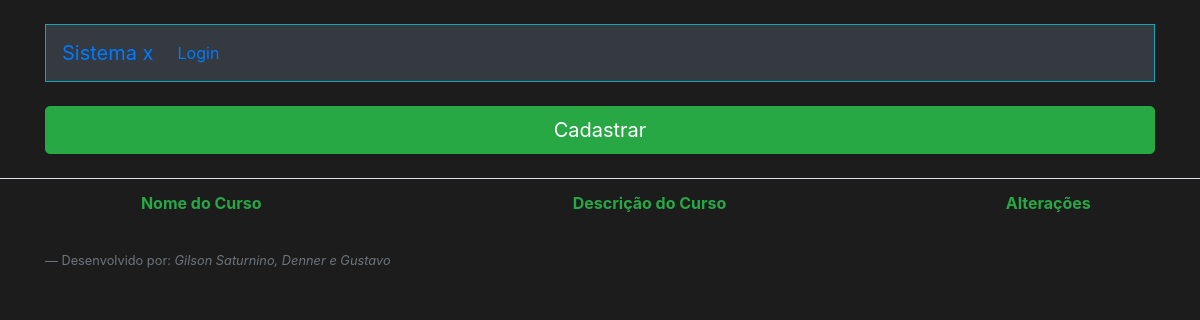
The page /ListarCurso.php on the database as committed earlier.
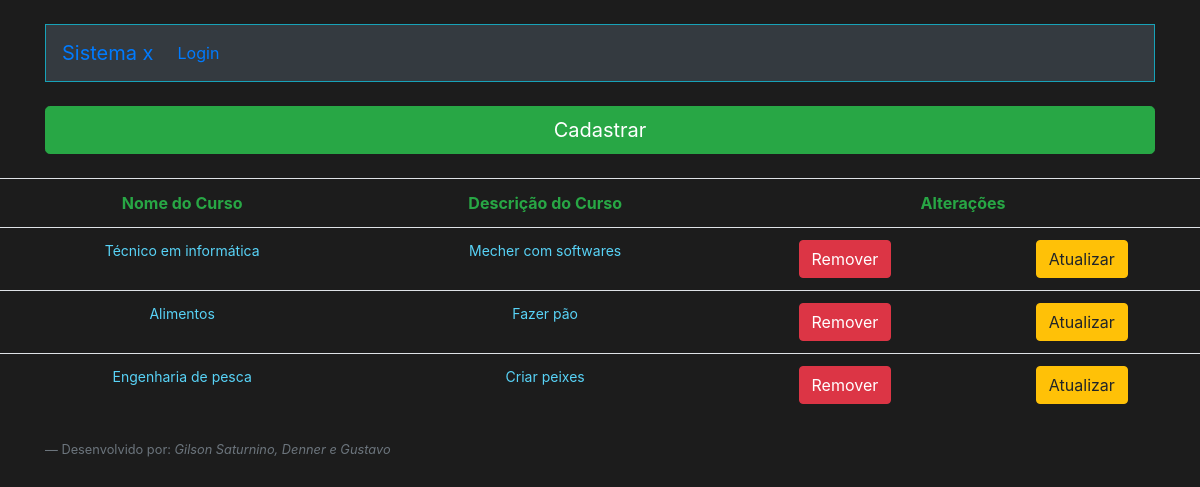
The same page on the database as committed later.
### tables this page shows
CREATE TABLE `curso` (
  `id_curso` int(11) NOT NULL,
  `nome_curso` varchar(255) NOT NULL,
  `descricao_curso` varchar(255) NOT NULL
);

### ListarCurso.php (the view, shortened to what this page needs)
<!doctype html>
<html lang="en">
  <head>
    <link rel="stylesheet" href="https://stackpath.bootstrapcdn.com/bootstrap/4.3.1/css/bootstrap.min.css">
  </head>
  <body style="background-color: #1C1C1C;">
        <div class="container">
            <?php
            require_once("Cabecalho.php");
            require_once("Conexao.php");
            $sql = "select * from curso";
            $resultadoSql = mysqli_query($conexao,$sql);
            $vetorUmregistro = mysqli_fetch_assoc($resultadoSql);
            $vetorTodosregistro = array();
            while($vetorUmregistro != null){
                array_push($vetorTodosregistro, $vetorUmregistro);
                $vetorUmregistro = mysqli_fetch_assoc($resultadoSql);
                }
            ?>
             <a type="submit" class="btn btn-success btn-lg btn-block mt-4" href="FormCurso.php" role="button">Cadastrar</a>
            </div>
                <table class="table mt-4">
                    <tr>
                        <th class="text-success text-center">Nome do Curso</th>
                        <th class="text-success text-center">Descrição do Curso</th>
                        <th class="text-success text-center" colspan="2">Alterações</th>
                    </tr>
                    <?php
        foreach ($vetorTodosregistro as $umRegistro){
    ?>
                    <tr>
                        <td class="text-center"><?=$umRegistro["nome_curso"];?></td>
                        <td class="text-center"><?=$umRegistro["descricao_curso"];?></td>
                        <td class="text-center">
                            <form action="RemoverCurso.php" method="post">
                                <button type="submit" class="btn btn-danger">Remover</button>
                            </form>
                        </td>
                        <td class="text-center">
                            <form action="FormCurso.php" method="post">
                                <button type="submit" class="btn btn-warning">Atualizar</button>
                            </form>
                        </td>
                    </tr>
                    <?php
        }
    ?>
                </table>
    <?php require_once("Footer.php"); ?>
    </body>
</html>

Rows that differ between the two databases and show on the page:
added curso: nome_curso "Técnico em informática", descricao_curso "Mecher com softwares"
added curso: nome_curso "Alimentos", descricao_curso "Fazer pão"
added curso: nome_curso "Engenharia de pesca", descricao_curso "Criar peixes"
